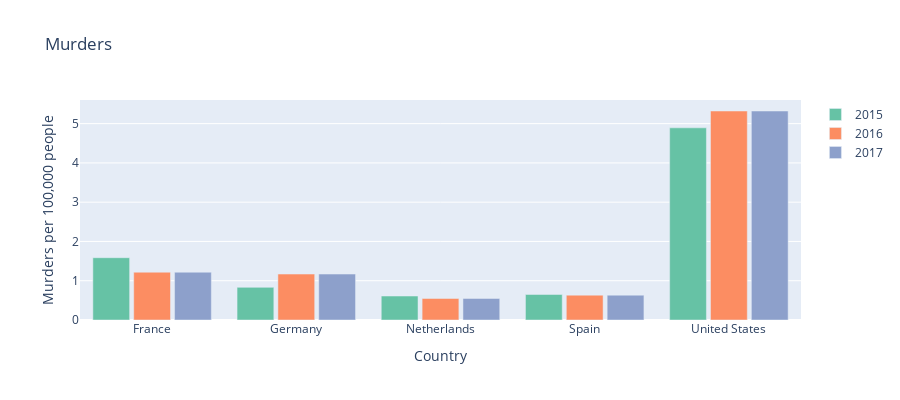

Notebook source saved alongside this figure:
### Code cell
import pandas as pd
import plotly.graph_objs as go
import plotly.express as px
from plotly.offline import init_notebook_mode

df = pd.read_csv('Murder_rate.csv')

df = df.filter(['Country Name', '2015', '2016', '2017'])

countries_to_keep = ["United States", "Netherlands", "France", "Spain", "Germany"]
df = df[df['Country Name'].isin(countries_to_keep)]

print(df)

# Create a figure
fig = go.Figure()
incomes = [df['2015'], df['2016'], df['2016']]
titles = ['2015', '2016', '2017']
colors = ['rgb(102,194,165)', 'rgb(252,141,98)', 'rgb(141,160,203)']

for i in range(3):
    fig.add_trace(go.Bar(x=df['Country Name'], 
                  y = incomes[i], 
                  name=f"{titles[i]}", 
                  marker_color=colors[i]))

fig.update_layout(
    title='Murders',
    xaxis=dict(
        title='Country',
        type='category',
        categoryorder='category ascending'
    ),
    yaxis=dict(
        title='Murders per 100,000 people',
    ),
    barmode='group',
    bargap=0.15,
    bargroupgap=0.1,
    height=400
)

# Show the figure
fig.show()

### Figure 1 — Plotly figure (JSON) as saved in the notebook; plotly's stock layout.template omitted (floating-point values rounded to 4 significant figures)
{"data": [{"marker": {"color": "rgb(102,194,165)"}, "name": "2015", "type": "bar", "x": ["Germany", "Spain", "France", "Netherlands", "United States"], "y": [0.831, 0.6504, 1.586, 0.6103, 4.893]}, {"marker": {"color": "rgb(252,141,98)"}, "name": "2016", "type": "bar", "x": ["Germany", "Spain", "France", "Netherlands", "United States"], "y": [1.17, 0.6326, 1.217, 0.5489, 5.322]}, {"marker": {"color": "rgb(141,160,203)"}, "name": "2017", "type": "bar", "x": ["Germany", "Spain", "France", "Netherlands", "United States"], "y": [1.17, 0.6326, 1.217, 0.5489, 5.322]}], "layout": {"bargap": 0.15, "bargroupgap": 0.1, "barmode": "group", "height": 400, "title": {"text": "Murders"}, "xaxis": {"categoryorder": "category ascending", "title": {"text": "Country"}, "type": "category"}, "yaxis": {"title": {"text": "Murders per 100,000 people"}}}}
